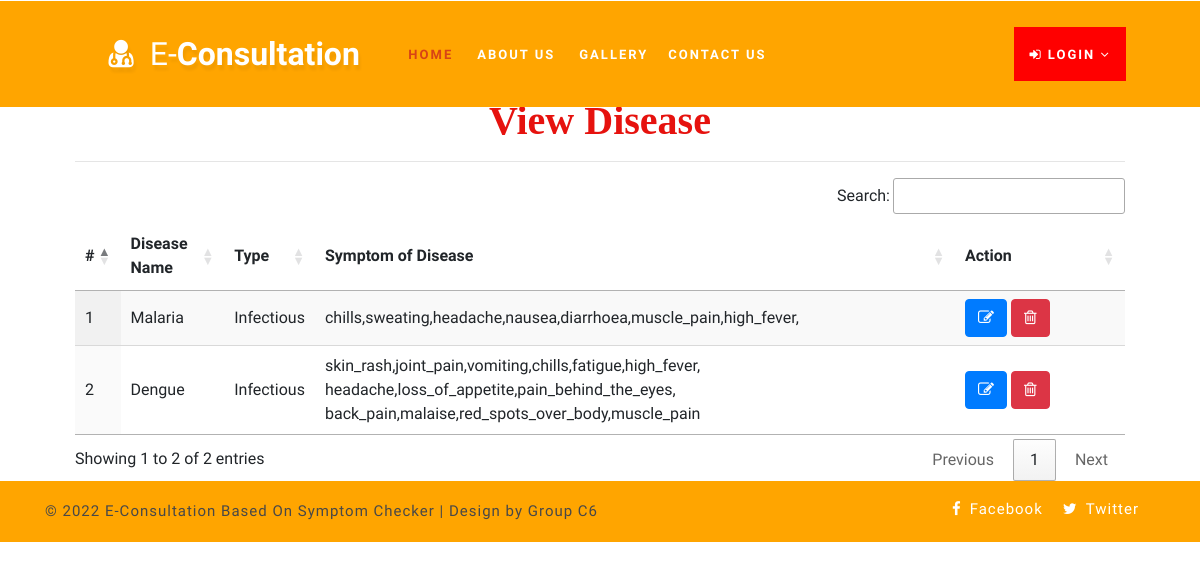
/view_disease, run on an earlier commit of the app's database.
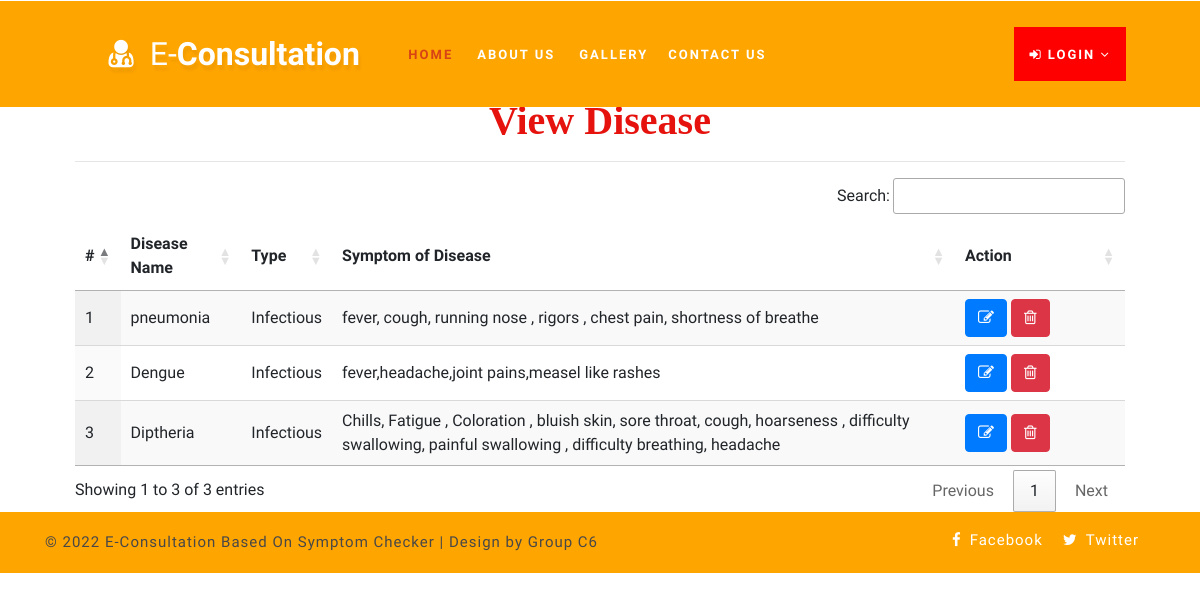
And on a later commit of the database.
### health/models.py (models this page shows, shortened)
class Disease(models.Model):
    name = models.CharField(max_length=100, null=True)
    type = models.ForeignKey(Type, on_delete=models.CASCADE, null=True)
    symptom = models.TextField(null=True)

class Type(models.Model):
    name = models.CharField(max_length=100, null=True)

### health/views.py (the view)
# urls.py: path('view_disease', View_Disease,name="view_disease"),
def View_Disease(request):
    dis = Disease.objects.all()
    d = {'dis':dis}
    return render(request,'view_disease.html',d)

### health/templates/view_disease.html
{% extends 'index.html' %}
{% load static %}
{% block body %}
<div class="container-fluid" style="width:90%;margin-top:8%">
                    <div class="container-fluid">
                        <h1 align="center" style="font-weight:bold;font-family : 'Monotype Corsiva' ; color : #E6120E ;margin-top:4%">View Disease</h1>
                         </div><hr>
                                <table id="example" class="display" style="width:100%">
                                  <thead>
                                    <tr>
                                      <th># </th>
                                      <th>Disease Name</th>
                                      <th>Type</th>
                                      <th>Symptom of Disease</th>
                                      <th>Action</th>
                                  </tr>
                              </thead>
                              <tbody>
                              {% for i in dis %}
                                <tr>
                                  <td>{{forloop.counter}}</td>
                                  <td>{{i.name}}</td>
                                  <td>{{i.type.name}}</td>
                                  <td>{{i.symptom}}</td>
                                  <td style="width:150px">
                                      <a href="{% url 'edit_disease' i.id %}" ><button class="btn btn-primary"><i class="fa fa-edit"></i></button></a>
                                      <a href="{% url 'delete_disease' i.id %}" ><button class="btn btn-danger" onclick="return confirm('Are you sure?')"><i class="fa fa-trash-o"></i></button></a></td>
                              </tr>
                              {% endfor %}
                          </tbody>
                      </table>
                  </div>
{% endblock %}

What changed in the data, as far as the page shows it:
changed Disease: name "Malaria" → "pneumonia"; symptom "chills,sweating,headache,nausea,diarrhoea,muscle_pain,high_fever," → "fever, cough, running nose , rigors , chest pain, shortness of breathe"
changed Disease "Dengue": symptom "skin_rash,joint_pain,vomiting,chills,fatigue,high_fever, headache,loss_of_appetite,pain_behind_the_eyes, back_pain,malaise,red_spots_over_body,muscle_pain" → "fever,headache,joint pains,measel like rashes"
added Disease: name "Diptheria", type.name "Infectious", symptom "Chills, Fatigue , Coloration , bluish skin, sore throat, cough, hoarseness , difficulty swallowing, painful swallowing , difficulty breathing, headache"
Also different on the page:
text written by a page script: "Search: Showing 1 to 2 of 2 entries Previous 1 Next" → "Search: Showing 1 to 3 of 3 entries Previous 1 Next"
